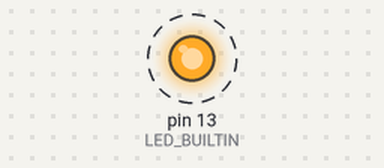
The sketch below on a simulated Teensy 4. Parts: output pins drawn as LEDs (lit = HIGH). Dashed ring = blinking. What the sketch prints to the serial monitor is not drawn.

Above: at 0.7 s.
Timing chart, 0 to 3.5 s (numbered marks = the images above):
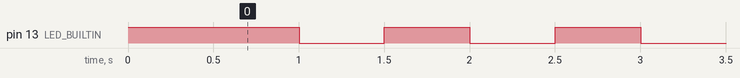

Measured:
- by itself, pin 13 (LED_BUILTIN): alternates HIGH for 0.50 s and LOW for 0.50 s

The sketch:

Rickroll.ino
```cpp
#ifndef USB_HID_KEYS
#define USB_HID_KEYS

/**
 * Modifier masks - used for the first byte in the HID report.
 * NOTE: The second byte in the report is reserved, 0x00
 */
#define KEY_MOD_LCTRL  0x01
#define KEY_MOD_LSHIFT 0x02
#define KEY_MOD_LALT   0x04
#define KEY_MOD_LMETA  0x08
#define KEY_MOD_RCTRL  0x10
#define KEY_MOD_RSHIFT 0x20
#define KEY_MOD_RALT   0x40
#define KEY_MOD_RMETA  0x80

/**
 * Scan codes - last N slots in the HID report (usually 6).
 * 0x00 if no key pressed.
 *
 * If more than N keys are pressed, the HID reports
 * KEY_ERR_OVF in all slots to indicate this condition.
 */

#define KEY_NONE 0x00 // No key pressed
#define KEY_ERR_OVF 0x01 //  Keyboard Error Roll Over - used for all slots if too many keys are pressed ("Phantom key")
// 0x02 //  Keyboard POST Fail
// 0x03 //  Keyboard Error Undefined
#define KEY_A 0x04 // Keyboard a and A
#define KEY_B 0x05 // Keyboard b and B
#define KEY_C 0x06 // Keyboard c and C
#define KEY_D 0x07 // Keyboard d and D
#define KEY_E 0x08 // Keyboard e and E
#define KEY_F 0x09 // Keyboard f and F
#define KEY_G 0x0a // Keyboard g and G
#define KEY_H 0x0b // Keyboard h and H
#define KEY_I 0x0c // Keyboard i and I
#define KEY_J 0x0d // Keyboard j and J
#define KEY_K 0x0e // Keyboard k and K
#define KEY_L 0x0f // Keyboard l and L
#define KEY_M 0x10 // Keyboard m and M
#define KEY_N 0x11 // Keyboard n and N
#define KEY_O 0x12 // Keyboard o and O
#define KEY_P 0x13 // Keyboard p and P
#define KEY_Q 0x14 // Keyboard q and Q
#define KEY_R 0x15 // Keyboard r and R
#define KEY_S 0x16 // Keyboard s and S
#define KEY_T 0x17 // Keyboard t and T
#define KEY_U 0x18 // Keyboard u and U
#define KEY_V 0x19 // Keyboard v and V
#define KEY_W 0x1a // Keyboard w and W
#define KEY_X 0x1b // Keyboard x and X
#define KEY_Y 0x1c // Keyboard y and Y
#define KEY_Z 0x1d // Keyboard z and Z

#define KEY_1 0x1e // Keyboard 1 and !
#define KEY_2 0x1f // Keyboard 2 and @
#define KEY_3 0x20 // Keyboard 3 and #
#define KEY_4 0x21 // Keyboard 4 and $
#define KEY_5 0x22 // Keyboard 5 and %
#define KEY_6 0x23 // Keyboard 6 and ^
#define KEY_7 0x24 // Keyboard 7 and &
#define KEY_8 0x25 // Keyboard 8 and *
#define KEY_9 0x26 // Keyboard 9 and (
#define KEY_0 0x27 // Keyboard 0 and )

#define KEY_ENTER 0x28 // Keyboard Return (ENTER)
#define KEY_ESC 0x29 // Keyboard ESCAPE
#define KEY_BACKSPACE 0x2a // Keyboard DELETE (Backspace)
#define KEY_TAB 0x2b // Keyboard Tab
#define KEY_SPACE 0x2c // Keyboard Spacebar
#define KEY_MINUS 0x2d // Keyboard - and _
#define KEY_EQUAL 0x2e // Keyboard = and +
#define KEY_LEFTBRACE 0x2f // Keyboard [ and {
#define KEY_RIGHTBRACE 0x30 // Keyboard ] and }
#define KEY_BACKSLASH 0x31 // Keyboard \ and |
#define KEY_HASHTILDE 0x32 // Keyboard Non-US # and ~
#define KEY_SEMICOLON 0x33 // Keyboard ; and :
#define KEY_APOSTROPHE 0x34 // Keyboard ' and "
#define KEY_GRAVE 0x35 // Keyboard ` and ~
#define KEY_COMMA 0x36 // Keyboard , and <
#define KEY_DOT 0x37 // Keyboard . and >
#define KEY_SLASH 0x38 // Keyboard / and ?
#define KEY_CAPSLOCK 0x39 // Keyboard Caps Lock

#define KEY_F1 0x3a // Keyboard F1
#define KEY_F2 0x3b // Keyboard F2
#define KEY_F3 0x3c // Keyboard F3
#define KEY_F4 0x3d // Keyboard F4
#define KEY_F5 0x3e // Keyboard F5
#define KEY_F6 0x3f // Keyboard F6
#define KEY_F7 0x40 // Keyboard F7
#define KEY_F8 0x41 // Keyboard F8
#define KEY_F9 0x42 // Keyboard F9
#define KEY_F10 0x43 // Keyboard F10
#define KEY_F11 0x44 // Keyboard F11
#define KEY_F12 0x45 // Keyboard F12

#define KEY_SYSRQ 0x46 // Keyboard Print Screen
#define KEY_SCROLLLOCK 0x47 // Keyboard Scroll Lock
#define KEY_PAUSE 0x48 // Keyboard Pause
#define KEY_INSERT 0x49 // Keyboard Insert
#define KEY_HOME 0x4a // Keyboard Home
#define KEY_PAGEUP 0x4b // Keyboard Page Up
#define KEY_DELETE 0x4c // Keyboard Delete Forward
#define KEY_END 0x4d // Keyboard End
#define KEY_PAGEDOWN 0x4e // Keyboard Page Down
#define KEY_RIGHT 0x4f // Keyboard Right Arrow
#define KEY_LEFT 0x50 // Keyboard Left Arrow
#define KEY_DOWN 0x51 // Keyboard Down Arrow
#define KEY_UP 0x52 // Keyboard Up Arrow

#define KEY_NUMLOCK 0x53 // Keyboard Num Lock and Clear
#define KEY_KPSLASH 0x54 // Keypad /
#define KEY_KPASTERISK 0x55 // Keypad *
#define KEY_KPMINUS 0x56 // Keypad -
#define KEY_KPPLUS 0x57 // Keypad +
#define KEY_KPENTER 0x58 // Keypad ENTER
#define KEY_KP1 0x59 // Keypad 1 and End
#define KEY_KP2 0x5a // Keypad 2 and Down Arrow
#define KEY_KP3 0x5b // Keypad 3 and PageDn
#define KEY_KP4 0x5c // Keypad 4 and Left Arrow
#define KEY_KP5 0x5d // Keypad 5
#define KEY_KP6 0x5e // Keypad 6 and Right Arrow
#define KEY_KP7 0x5f // Keypad 7 and Home
#define KEY_KP8 0x60 // Keypad 8 and Up Arrow
#define KEY_KP9 0x61 // Keypad 9 and Page Up
#define KEY_KP0 0x62 // Keypad 0 and Insert
#define KEY_KPDOT 0x63 // Keypad . and Delete

#define KEY_102ND 0x64 // Keyboard Non-US \ and |
#define KEY_COMPOSE 0x65 // Keyboard Application
#define KEY_POWER 0x66 // Keyboard Power
#define KEY_KPEQUAL 0x67 // Keypad =

#define KEY_F13 0x68 // Keyboard F13
#define KEY_F14 0x69 // Keyboard F14
#define KEY_F15 0x6a // Keyboard F15
#define KEY_F16 0x6b // Keyboard F16
#define KEY_F17 0x6c // Keyboard F17
#define KEY_F18 0x6d // Keyboard F18
#define KEY_F19 0x6e // Keyboard F19
#define KEY_F20 0x6f // Keyboard F20
#define KEY_F21 0x70 // Keyboard F21
#define KEY_F22 0x71 // Keyboard F22
#define KEY_F23 0x72 // Keyboard F23
#define KEY_F24 0x73 // Keyboard F24

#define KEY_OPEN 0x74 // Keyboard Execute
#define KEY_HELP 0x75 // Keyboard Help
#define KEY_PROPS 0x76 // Keyboard Menu
#define KEY_FRONT 0x77 // Keyboard Select
#define KEY_STOP 0x78 // Keyboard Stop
#define KEY_AGAIN 0x79 // Keyboard Again
#define KEY_UNDO 0x7a // Keyboard Undo
#define KEY_CUT 0x7b // Keyboard Cut
#define KEY_COPY 0x7c // Keyboard Copy
#define KEY_PASTE 0x7d // Keyboard Paste
#define KEY_FIND 0x7e // Keyboard Find
#define KEY_MUTE 0x7f // Keyboard Mute
#define KEY_VOLUMEUP 0x80 // Keyboard Volume Up
#define KEY_VOLUMEDOWN 0x81 // Keyboard Volume Down
// 0x82  Keyboard Locking Caps Lock
// 0x83  Keyboard Locking Num Lock
// 0x84  Keyboard Locking Scroll Lock
#define KEY_KPCOMMA 0x85 // Keypad Comma
// 0x86  Keypad Equal Sign
#define KEY_RO 0x87 // Keyboard International1
#define KEY_KATAKANAHIRAGANA 0x88 // Keyboard International2
#define KEY_YEN 0x89 // Keyboard International3
#define KEY_HENKAN 0x8a // Keyboard International4
#define KEY_MUHENKAN 0x8b // Keyboard International5
#define KEY_KPJPCOMMA 0x8c // Keyboard International6
// 0x8d  Keyboard International7
// 0x8e  Keyboard International8
// 0x8f  Keyboard International9
#define KEY_HANGEUL 0x90 // Keyboard LANG1
#define KEY_HANJA 0x91 // Keyboard LANG2
#define KEY_KATAKANA 0x92 // Keyboard LANG3
#define KEY_HIRAGANA 0x93 // Keyboard LANG4
#define KEY_ZENKAKUHANKAKU 0x94 // Keyboard LANG5
// 0x95  Keyboard LANG6
// 0x96  Keyboard LANG7
// 0x97  Keyboard LANG8
// 0x98  Keyboard LANG9
// 0x99  Keyboard Alternate Erase
// 0x9a  Keyboard SysReq/Attention
// 0x9b  Keyboard Cancel
// 0x9c  Keyboard Clear
// 0x9d  Keyboard Prior
// 0x9e  Keyboard Return
// 0x9f  Keyboard Separator
// 0xa0  Keyboard Out
// 0xa1  Keyboard Oper
// 0xa2  Keyboard Clear/Again
// 0xa3  Keyboard CrSel/Props
// 0xa4  Keyboard ExSel

// 0xb0  Keypad 00
// 0xb1  Keypad 000
// 0xb2  Thousands Separator
// 0xb3  Decimal Separator
// 0xb4  Currency Unit
// 0xb5  Currency Sub-unit
#define KEY_KPLEFTPAREN 0xb6 // Keypad (
#define KEY_KPRIGHTPAREN 0xb7 // Keypad )
// 0xb8  Keypad {
// 0xb9  Keypad }
// 0xba  Keypad Tab
// 0xbb  Keypad Backspace
// 0xbc  Keypad A
// 0xbd  Keypad B
// 0xbe  Keypad C
// 0xbf  Keypad D
// 0xc0  Keypad E
// 0xc1  Keypad F
// 0xc2  Keypad XOR
// 0xc3  Keypad ^
// 0xc4  Keypad %
// 0xc5  Keypad <
// 0xc6  Keypad >
// 0xc7  Keypad &
// 0xc8  Keypad &&
// 0xc9  Keypad |
// 0xca  Keypad ||
// 0xcb  Keypad :
// 0xcc  Keypad #
// 0xcd  Keypad Space
// 0xce  Keypad @
// 0xcf  Keypad !
// 0xd0  Keypad Memory Store
// 0xd1  Keypad Memory Recall
// 0xd2  Keypad Memory Clear
// 0xd3  Keypad Memory Add
// 0xd4  Keypad Memory Subtract
// 0xd5  Keypad Memory Multiply
// 0xd6  Keypad Memory Divide
// 0xd7  Keypad +/-
// 0xd8  Keypad Clear
// 0xd9  Keypad Clear Entry
// 0xda  Keypad Binary
// 0xdb  Keypad Octal
// 0xdc  Keypad Decimal
// 0xdd  Keypad Hexadecimal

#define KEY_LEFTCTRL 0xe0 // Keyboard Left Control
#define KEY_LEFTSHIFT 0xe1 // Keyboard Left Shift
#define KEY_LEFTALT 0xe2 // Keyboard Left Alt
#define KEY_LEFTMETA 0xe3 // Keyboard Left GUI
#define KEY_RIGHTCTRL 0xe4 // Keyboard Right Control
#define KEY_RIGHTSHIFT 0xe5 // Keyboard Right Shift
#define KEY_RIGHTALT 0xe6 // Keyboard Right Alt
#define KEY_RIGHTMETA 0xe7 // Keyboard Right GUI

#define KEY_MEDIA_PLAYPAUSE 0xe8
#define KEY_MEDIA_STOPCD 0xe9
#define KEY_MEDIA_PREVIOUSSONG 0xea
#define KEY_MEDIA_NEXTSONG 0xeb
#define KEY_MEDIA_EJECTCD 0xec
#define KEY_MEDIA_VOLUMEUP 0xed
#define KEY_MEDIA_VOLUMEDOWN 0xee
#define KEY_MEDIA_MUTE 0xef
#define KEY_MEDIA_WWW 0xf0
#define KEY_MEDIA_BACK 0xf1
#define KEY_MEDIA_FORWARD 0xf2
#define KEY_MEDIA_STOP 0xf3
#define KEY_MEDIA_FIND 0xf4
#define KEY_MEDIA_SCROLLUP 0xf5
#define KEY_MEDIA_SCROLLDOWN 0xf6
#define KEY_MEDIA_EDIT 0xf7
#define KEY_MEDIA_SLEEP 0xf8
#define KEY_MEDIA_COFFEE 0xf9
#define KEY_MEDIA_REFRESH 0xfa
#define KEY_MEDIA_CALC 0xfb

#endif // USB_HID_KEYS

void pressKey(byte key1 = 0x00, byte key2 = 0x00, byte key3 = 0x00, byte key4 = 0x00, byte key5 = 0x00, byte key6 = 0x00); // Defines default values

uint8_t buf[8] = {0};

bool done = false;

void setup() {
  Serial.begin(9600);
  pinMode(LED_BUILTIN, OUTPUT);
  digitalWrite(LED_BUILTIN, HIGH);

  pressKeyMod(KEY_MOD_LCTRL, KEY_T);
  delay(500);
  pressKey(KEY_H, KEY_T);
  pressKey(KEY_T, KEY_P, KEY_S);
  pressKeyMod(KEY_MOD_LSHIFT, KEY_SEMICOLON);
  pressKey(KEY_SLASH);
  pressKey(KEY_SLASH, KEY_M, KEY_E, KEY_D, KEY_I, KEY_A);
  pressKey(KEY_DOT, KEY_T, KEY_E, KEY_N, KEY_O, KEY_R);
  pressKey(KEY_DOT, KEY_C, KEY_O, KEY_M, KEY_SLASH, KEY_X);
  pressKey(KEY_8, KEY_V, KEY_1, KEY_O, KEY_CAPSLOCK);
  pressKey(KEY_N, KEY_U, KEY_O, KEY_CAPSLOCK);
  pressKey(KEY_M, KEY_G, KEY_4, KEY_CAPSLOCK);
  pressKey(KEY_A);
  pressKey(KEY_A);
  pressKey(KEY_A);
  pressKey(KEY_A, KEY_M, KEY_CAPSLOCK, KEY_SLASH, KEY_R, KEY_I);
  pressKey(KEY_C, KEY_K, KEY_R, KEY_O, KEY_L);
  pressKey(KEY_L, KEY_MINUS, KEY_R, KEY_O);
  pressKey(KEY_L);
  pressKey(KEY_L, KEY_DOT, KEY_G, KEY_I, KEY_F, KEY_ENTER);

  digitalWrite(LED_BUILTIN, HIGH);
  done = true;
}

void loop() {
  if (!done) {
    return;
  }

  digitalWrite(LED_BUILTIN, HIGH);
  delay(500);
  digitalWrite(LED_BUILTIN, LOW);
  delay(500);
}

void pressKeyMod(byte mod, byte key) {
  buf[0] = mod;
  buf[1] = 0x00;
  buf[2] = key;
  buf[3] = 0x00;
  buf[4] = 0x00;
  buf[5] = 0x00;
  buf[6] = 0x00;
  buf[7] = 0x00;
  Serial.write(buf, 8);
  releaseKey();
}

void pressKey(byte key1, byte key2, byte key3, byte key4, byte key5, byte key6) {
  buf[0] = 0x00;
  buf[1] = 0x00;
  buf[2] = key1;
  buf[3] = key2;
  buf[4] = key3;
  buf[5] = key4;
  buf[6] = key5;
  buf[7] = key6;
  Serial.write(buf, 8);
  releaseKey();
}

void releaseKey() {
  buf[0] = 0x00;
  buf[1] = 0x00;
  buf[2] = 0x00;
  buf[3] = 0x00;
  buf[4] = 0x00;
  buf[5] = 0x00;
  buf[6] = 0x00;
  buf[7] = 0x00;
  Serial.write(buf, 8);
}
```
